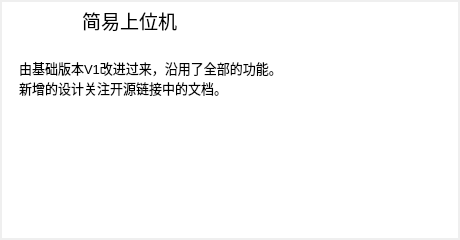
<?xml version="1.0" encoding="UTF-8"?>
<ui version="4.0">
 <class>VersionIntroductionForm</class>
 <widget class="QWidget" name="VersionIntroductionForm">
  <property name="geometry">
   <rect>
    <x>0</x>
    <y>0</y>
    <width>460</width>
    <height>240</height>
   </rect>
  </property>
  <property name="minimumSize">
   <size>
    <width>460</width>
    <height>240</height>
   </size>
  </property>
  <property name="maximumSize">
   <size>
    <width>460</width>
    <height>240</height>
   </size>
  </property>
  <property name="windowTitle">
   <string>Form</string>
  </property>
  <layout class="QVBoxLayout" name="verticalLayout">
   <property name="leftMargin">
    <number>2</number>
   </property>
   <property name="topMargin">
    <number>2</number>
   </property>
   <property name="rightMargin">
    <number>2</number>
   </property>
   <property name="bottomMargin">
    <number>2</number>
   </property>
   <item>
    <widget class="QWidget" name="widget" native="true">
     <property name="styleSheet">
      <string notr="true">background-color:rgb(255, 255, 255)</string>
     </property>
     <layout class="QHBoxLayout" name="horizontalLayout">
      <property name="leftMargin">
       <number>0</number>
      </property>
      <property name="topMargin">
       <number>0</number>
      </property>
      <property name="rightMargin">
       <number>0</number>
      </property>
      <property name="bottomMargin">
       <number>0</number>
      </property>
      <item>
       <widget class="QLabel" name="label">
        <property name="text">
         <string/>
        </property>
        <property name="pixmap">
         <pixmap resource="images.qrc">:/images/images/favicon.ico</pixmap>
        </property>
        <property name="alignment">
         <set>Qt::AlignCenter</set>
        </property>
       </widget>
      </item>
      <item>
       <widget class="QTextEdit" name="textEdit">
        <property name="frameShape">
         <enum>QFrame::NoFrame</enum>
        </property>
        <property name="html">
         <string>&lt;!DOCTYPE HTML PUBLIC &quot;-//W3C//DTD HTML 4.0//EN&quot; &quot;http://www.w3.org/TR/REC-html40/strict.dtd&quot;&gt;
&lt;html&gt;&lt;head&gt;&lt;meta name=&quot;qrichtext&quot; content=&quot;1&quot; /&gt;&lt;style type=&quot;text/css&quot;&gt;
p, li { white-space: pre-wrap; }
&lt;/style&gt;&lt;/head&gt;&lt;body style=&quot; font-family:'SimSun'; font-size:9pt; font-weight:400; font-style:normal;&quot;&gt;
&lt;p style=&quot; margin-top:0px; margin-bottom:0px; margin-left:0px; margin-right:0px; -qt-block-indent:0; text-indent:0px;&quot;&gt;&lt;span style=&quot; font-size:14pt;&quot;&gt;            简易上位机&lt;/span&gt;&lt;/p&gt;
&lt;p align=&quot;center&quot; style=&quot;-qt-paragraph-type:empty; margin-top:0px; margin-bottom:0px; margin-left:0px; margin-right:0px; -qt-block-indent:0; text-indent:0px; font-size:14pt;&quot;&gt;&lt;br /&gt;&lt;/p&gt;
&lt;p style=&quot; margin-top:0px; margin-bottom:0px; margin-left:0px; margin-right:0px; -qt-block-indent:0; text-indent:0px;&quot;&gt;&lt;span style=&quot; font-size:10pt;&quot;&gt;由基础版本V1改进过来，沿用了全部的功能。&lt;/span&gt;&lt;/p&gt;
&lt;p style=&quot; margin-top:0px; margin-bottom:0px; margin-left:0px; margin-right:0px; -qt-block-indent:0; text-indent:0px;&quot;&gt;&lt;span style=&quot; font-size:10pt;&quot;&gt;新增的设计关注开源链接中的文档。&lt;/span&gt;&lt;/p&gt;&lt;/body&gt;&lt;/html&gt;</string>
        </property>
        <property name="textInteractionFlags">
         <set>Qt::NoTextInteraction</set>
        </property>
       </widget>
      </item>
     </layout>
    </widget>
   </item>
  </layout>
 </widget>
 <resources>
  <include location="images.qrc"/>
 </resources>
 <connections/>
</ui>
